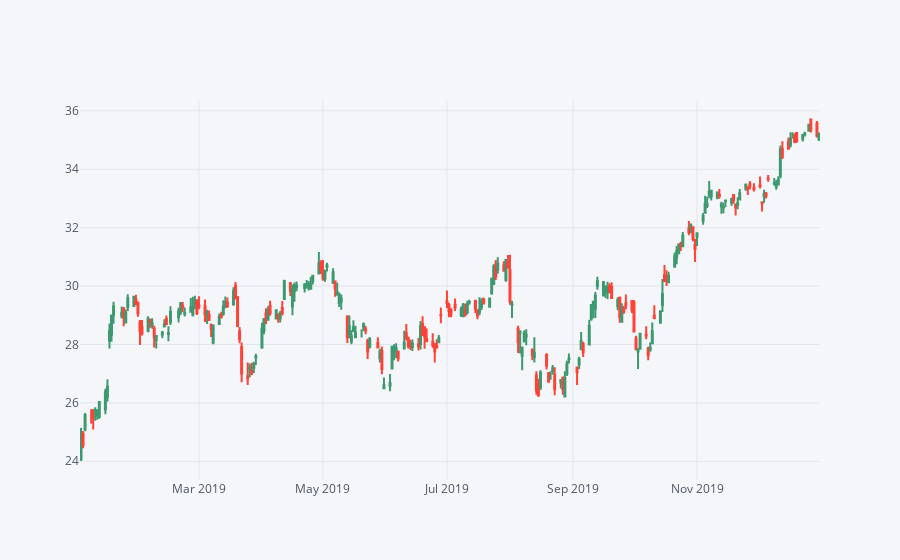

Notebook cell for this chart:
### Markdown cell above
Bank of America's stock from Jan 1st 2019 to Jan 1st 2020.**

### Code cell
BAC[['Open', 'High', 'Low', 'Close']].loc['2019-01-01':'2020-01-01'].iplot(kind='candle')

### Figure 1 — Plotly figure (JSON) as saved in the notebook; plotly's stock layout.template omitted (floating-point values rounded to 4 significant figures; data arrays with more than 128 entries replaced by an {"elided": "..."} marker saying what was removed)
{"data": [{"close": {"elided": "252 float values"}, "high": {"elided": "252 float values"}, "low": {"elided": "252 float values"}, "open": {"elided": "252 float values"}, "showlegend": false, "type": "candlestick", "x": {"elided": "252 str values"}, "yaxis": "y2"}], "layout": {"legend": {"bgcolor": "#F5F6F9", "font": {"color": "#4D5663"}}, "paper_bgcolor": "#F5F6F9", "plot_bgcolor": "#F5F6F9", "title": {"font": {"color": "#4D5663"}}, "xaxis": {"gridcolor": "#E1E5ED", "rangeslider": {"visible": false}, "showgrid": true, "tickfont": {"color": "#4D5663"}, "title": {"font": {"color": "#4D5663"}, "text": ""}, "zerolinecolor": "#E1E5ED"}, "yaxis": {"gridcolor": "#E1E5ED", "showgrid": true, "showticklabels": false, "tickfont": {"color": "#4D5663"}, "title": {"font": {"color": "#4D5663"}, "text": ""}, "zerolinecolor": "#E1E5ED"}, "yaxis2": {"gridcolor": "#E1E5ED", "showgrid": true, "tickfont": {"color": "#4D5663"}, "title": {"font": {"color": "#4D5663"}, "text": ""}, "zerolinecolor": "#E1E5ED"}}}
